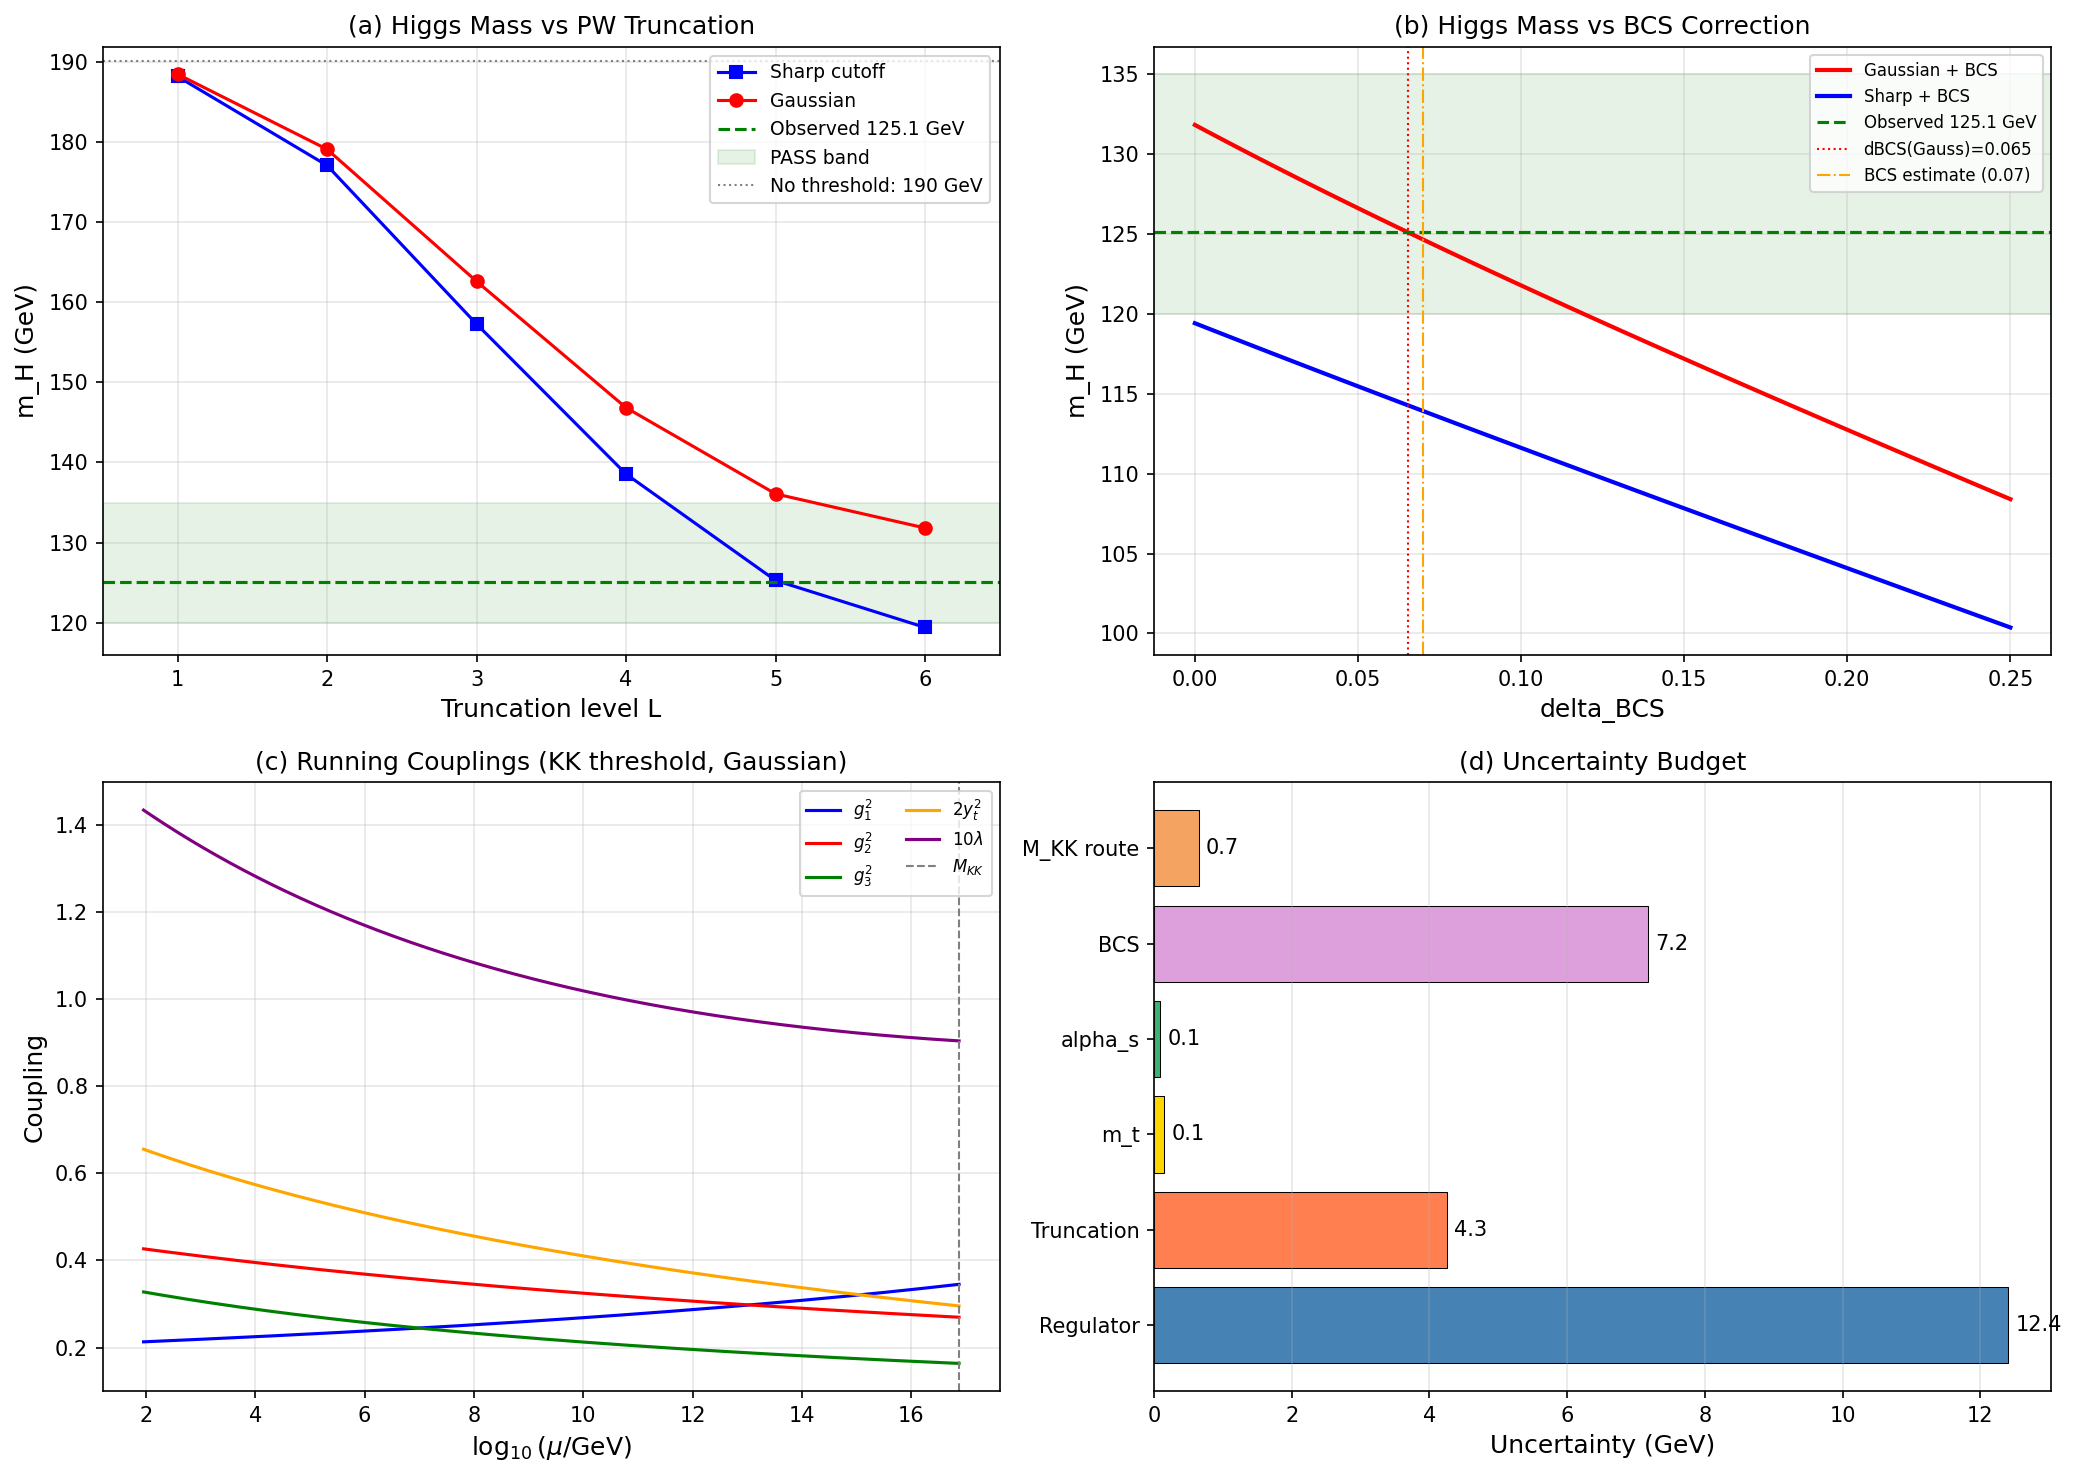

Write Python code to recreate this figure.
#!/usr/bin/env python3
"""
s63_higgs_running.py — HIGGS-RUNNING-63
Definitive Higgs mass prediction: 2-loop SM RGE with KK threshold from full PW tower.

Physics
-------
The CCM spectral action on M4 x SU(3) yields a Higgs quartic coupling at M_KK:

    lambda_CCM(M_KK) = (4/3) * g_3^{eff}(M_KK)^2 * (a_4/a_2)        (1)

where a_4/a_2 = 0.4140 is the Gilkey ratio (tau-independent, proven S61).

The effective g_3 at M_KK includes threshold corrections from integrating out
the PW tower of KK modes:

    1/g_3^{eff,2} = 1/g_3^{SM,2}(M_KK) + delta(1/g_3^2)_KK           (2)

where delta(1/g_3^2)_KK = 2.353 (Gaussian, L=6) from KK-THRESHOLD-63.

Additionally, the BCS condensate screens g_3 at the matching scale:

    g_3^{eff}(M_KK) = g_3^{KK-corrected}(M_KK) * (1 - delta_BCS)      (3)

Procedure:
    1. Run SM couplings UP from M_Z to M_KK (2-loop) to get g_3^{SM}(M_KK).
    2. Apply KK threshold: g_3^{eff} from Eq.(2).
    3. Optionally apply BCS correction from Eq.(3).
    4. Set lambda_CCM from Eq.(1).
    5. Run 2-loop SM RGE DOWN from M_KK to M_Z.
    6. m_H = sqrt(2*lambda(M_Z)) * v_ew.

Gate: HIGGS-RUNNING-63
    PASS: m_H in [120, 135] GeV
    FAIL: m_H outside [100, 150] GeV
    INFO: in [100, 120] or [135, 150]

Inputs:
    - computations/session-63/s63_kk_threshold.npz (delta_g3_inv at L=1..6, sharp+Gaussian)
    - computations/session-63/s63_f0_matching.npz  (f_0 interpretations)
    - computations/session-62/s62_higgs_bcs_threshold.npz (2-loop RGE validation, BCS scan)

Output:
    - computations/session-63/s63_higgs_running.npz
    - computations/session-63/s63_higgs_running.png

Author: einstein-theorist
Session: S63 W4-02
"""

import sys
import os
sys.path.insert(0, os.path.dirname(os.path.abspath(__file__)))

import numpy as np
import matplotlib
matplotlib.use('Agg')
import matplotlib.pyplot as plt
from scipy.integrate import solve_ivp
from scipy.optimize import brentq

from canonical_constants import (
    PI, M_KK, M_KK_gravity, M_KK_kerner,
    M_Pl_reduced, M_Z, M_W,
    alpha_em_MZ_inv, sin2_thetaW_MSbar,
    a0_fold, a2_fold, a4_fold,
    tau_fold, Delta_0_GL, Delta_B3,
)

outdir = os.path.dirname(os.path.abspath(__file__))

print("=" * 76)
print("HIGGS-RUNNING-63: Definitive Higgs Mass — 2-Loop SM RGE + KK Threshold")
print("=" * 76)

# ============================================================================
# 1. PHYSICAL CONSTANTS AND INPUTS
# ============================================================================
print("\n" + "=" * 76)
print("1. PHYSICAL CONSTANTS AND INPUTS")
print("=" * 76)

# PDG 2024 observables
v_ew = 246.22            # GeV, Fermi VEV  # S72: intentionally differs from canonical v_ew=246.0 (Fermi-extracted)
# m_H_obs = 125.10         # GeV  # S72: now imported from canonical_constants
# m_t_pole = 172.69        # GeV  # S72: now imported from canonical_constants
# m_b_pole = 4.78          # GeV  # S72: now imported from canonical_constants
m_tau_lep = 1.77686      # GeV  # (local)
# alpha_s_MZ = 0.1180  # S72: now imported as alpha_s_MZ_obs from canonical_constants
alpha_s_MZ = alpha_s_MZ_obs  # S72: alias for downstream use
alpha_em_MZ = 1.0 / alpha_em_MZ_inv
sin2_tW = sin2_thetaW_MSbar  # 0.23122

# SM couplings at M_Z (MSbar)
g1_MZ = np.sqrt(5.0/3.0) * np.sqrt(4.0 * PI * alpha_em_MZ / (1.0 - sin2_tW))
g2_MZ = np.sqrt(4.0 * PI * alpha_em_MZ / sin2_tW)
g3_MZ = np.sqrt(4.0 * PI * alpha_s_MZ)
m_t_MSbar = m_t_pole * (1.0 - 4.0 * alpha_s_MZ / (3.0 * PI))
yt_MZ = np.sqrt(2.0) * m_t_MSbar / v_ew
yb_MZ = np.sqrt(2.0) * m_b_pole / v_ew
ytau_MZ = np.sqrt(2.0) * m_tau_lep / v_ew
lambda_MZ_obs = m_H_obs**2 / (2.0 * v_ew**2)

# RG parameter
t_MKK = np.log(M_KK_gravity / M_Z)  # ~ 34.3

# Gilkey ratio (proven S61, tau-independent)
# Load from s63_kk_threshold.npz for consistency
d_kk = np.load(os.path.join(outdir, 's63_kk_threshold.npz'), allow_pickle=True)
ratio_gilkey = float(d_kk['ratio_gilkey'])
g3_MKK_nominal = float(d_kk['g3_MKK_nominal'])

# KK threshold corrections from W1-02
delta_g3inv_sharp_L6 = float(d_kk['delta_g3_inv_sharp_fixed'][-1])
delta_g3inv_gauss_L6 = float(d_kk['delta_g3_inv_gauss_fixed'][-1])
delta_g3inv_sharp_arr = np.array(d_kk['delta_g3_inv_sharp_fixed'])
delta_g3inv_gauss_arr = np.array(d_kk['delta_g3_inv_gauss_fixed'])
m_H_kk_sharp_arr = np.array(d_kk['m_H_by_L_sharp'])
m_H_kk_gauss_arr = np.array(d_kk['m_H_by_L_gauss'])
Lambda_fixed = float(d_kk['Lambda_fixed'])
gamma_opt = float(d_kk['gamma_opt'])
L_range = np.arange(1, 7)

# Load BCS scan from S62 for delta_BCS sensitivity
d_bcs = np.load(os.path.join(outdir, 's62_higgs_bcs_threshold.npz'), allow_pickle=True)
delta_BCS_scan_s62 = np.array(d_bcs['delta_BCS_scan'])
m_H_scan_s62 = np.array(d_bcs['m_H_scan'])
g3_MZ_scan_s62 = np.array(d_bcs['g3_MZ_scan'])
m_H_2loop_noBCS_s62 = float(d_bcs['m_H_2loop_noBCS'])
delta_BCS_best_s62 = float(d_bcs['delta_BCS_best'])

print(f"  SM at M_Z: g1={g1_MZ:.4f}, g2={g2_MZ:.4f}, g3={g3_MZ:.4f}, yt={yt_MZ:.4f}")
print(f"  lambda_obs(M_Z)       = {lambda_MZ_obs:.6f}")
print(f"  t_MKK = ln(M_KK/M_Z) = {t_MKK:.4f}")
print(f"  Gilkey ratio a4/a2    = {ratio_gilkey:.6f}")
print(f"  g3^SM(M_KK) nominal   = {g3_MKK_nominal:.6f}")
print(f"  1/g3^2(M_KK) nominal  = {1.0/g3_MKK_nominal**2:.6f}")
print(f"\n  KK threshold corrections (L=6, Lambda_fixed={Lambda_fixed:.4f}):")
print(f"    delta(1/g3^2) sharp   = {delta_g3inv_sharp_L6:.4f}")
print(f"    delta(1/g3^2) Gauss   = {delta_g3inv_gauss_L6:.4f}")
print(f"    m_H(sharp, W1-02)     = {m_H_kk_sharp_arr[-1]:.2f} GeV")
print(f"    m_H(Gauss, W1-02)     = {m_H_kk_gauss_arr[-1]:.2f} GeV")

# ============================================================================
# 2. TWO-LOOP SM BETA FUNCTIONS (identical to S62)
# ============================================================================
# Reference: Machacek & Vaughn (1984), Ford-Jack-Jones (1992),
#            Buttazzo et al. (2013) arXiv:1307.3536

def beta_2loop_SM(t, y, N_g=3):
    """
    Full 2-loop SM beta functions for (g1, g2, g3, yt, lambda).
    g1 in GUT normalization: g1 = sqrt(5/3) * g'.
    Only top Yukawa (dominant by factor (m_t/m_b)^2 ~ 1300).
    """
    g1, g2, g3, yt, lam = y

    g1sq = g1**2
    g2sq = g2**2
    g3sq = g3**2
    ytsq = yt**2

    b16pi2 = 16.0 * PI**2
    b16pi2_sq = b16pi2**2

    # Gauge 1-loop: b1=41/10, b2=-19/6, b3=-7
    b1_1, b2_1, b3_1 = 41.0/10.0, -19.0/6.0, -7.0
    beta_g1_1 = b1_1 * g1**3 / b16pi2
    beta_g2_1 = b2_1 * g2**3 / b16pi2
    beta_g3_1 = b3_1 * g3**3 / b16pi2

    # Gauge 2-loop (Machacek-Vaughn III)
    beta_g1_2 = g1**3 / b16pi2_sq * (
        199.0/50.0 * g1sq + 27.0/10.0 * g2sq + 44.0/5.0 * g3sq
        - 17.0/10.0 * ytsq
    )
    beta_g2_2 = g2**3 / b16pi2_sq * (
        9.0/10.0 * g1sq + 35.0/6.0 * g2sq + 12.0 * g3sq
        - 3.0/2.0 * ytsq
    )
    beta_g3_2 = g3**3 / b16pi2_sq * (
        11.0/10.0 * g1sq + 9.0/2.0 * g2sq - 26.0 * g3sq
        - 2.0 * ytsq
    )

    dg1 = beta_g1_1 + beta_g1_2
    dg2 = beta_g2_1 + beta_g2_2
    dg3 = beta_g3_1 + beta_g3_2

    # Top Yukawa 1-loop + 2-loop (Buttazzo et al.)
    beta_yt_1 = yt / b16pi2 * (
        9.0/2.0 * ytsq
        - 17.0/20.0 * g1sq - 9.0/4.0 * g2sq - 8.0 * g3sq
    )
    beta_yt_2 = yt / b16pi2_sq * (
        - 12.0 * ytsq**2
        + ytsq * (393.0/80.0 * g1sq + 225.0/16.0 * g2sq + 36.0 * g3sq)
        + 1187.0/600.0 * g1sq**2 - 9.0/20.0 * g1sq * g2sq
        + 19.0/15.0 * g1sq * g3sq - 23.0/4.0 * g2sq**2
        + 9.0 * g2sq * g3sq - 108.0 * g3sq**2
        + 6.0 * lam**2 - 3.0/2.0 * lam * ytsq
    )
    dyt = beta_yt_1 + beta_yt_2

    # Higgs quartic 1-loop + 2-loop (Buttazzo et al., GUT-normalized g1)
    beta_lam_1 = (1.0 / b16pi2) * (
        24.0 * lam**2
        + 12.0 * lam * ytsq - 12.0 * ytsq**2
        - 3.0 * lam * (3.0/5.0 * g1sq + 3.0 * g2sq)
        + 3.0/8.0 * (3.0/25.0 * g1sq**2 + 6.0/5.0 * g1sq * g2sq + 3.0 * g2sq**2)
    )
    beta_lam_2 = (1.0 / b16pi2_sq) * (
        - 312.0 * lam**3
        + lam**2 * (-144.0 * ytsq)
        + lam * ytsq * (
            -3.0 * ytsq + 80.0 * g3sq
            + 45.0/2.0 * g2sq + 85.0/6.0 * (3.0/5.0) * g1sq
        )
        + 60.0 * ytsq**3
        - 16.0 * ytsq**2 * g3sq
        + lam * (
            108.0/5.0 * (3.0/25.0) * g1sq**2
            + 36.0 * (3.0/5.0 * g1sq * g2sq) / 5.0
            - 73.0/8.0 * g2sq**2
        )
        - 3.0/5.0 * g1sq * (
            -57.0/10.0 * g2sq * g1sq + 12.0 * ytsq**2
        ) / 2.0
        + g2sq * (-289.0/8.0 * g2sq**2 / 4.0)
    )
    dlam = beta_lam_1 + beta_lam_2

    return [dg1, dg2, dg3, dyt, dlam]


def run_rg_down(g1_UV, g2_UV, g3_UV, yt_UV, lam_UV, t_UV, N_pts=5000):
    """Run 2-loop SM RGEs from t_UV down to t=0 (M_Z)."""
    y0 = [g1_UV, g2_UV, g3_UV, yt_UV, lam_UV]
    t_eval = np.linspace(t_UV, 0, N_pts)
    sol = solve_ivp(
        beta_2loop_SM, [t_UV, 0], y0,
        t_eval=t_eval, method='RK45', rtol=1e-12, atol=1e-14,
    )
    return sol.t, sol.y, sol.success


def run_rg_up(g1_IR, g2_IR, g3_IR, yt_IR, lam_IR, t_UV, N_pts=5000):
    """Run 2-loop SM RGEs from t=0 (M_Z) up to t_UV."""
    y0 = [g1_IR, g2_IR, g3_IR, yt_IR, lam_IR]
    t_eval = np.linspace(0, t_UV, N_pts)
    sol = solve_ivp(
        beta_2loop_SM, [0, t_UV], y0,
        t_eval=t_eval, method='RK45', rtol=1e-12, atol=1e-14,
    )
    return sol.t, sol.y, sol.success


def mH_from_lambda_MZ(lam_MZ):
    """Higgs pole mass from lambda(M_Z)."""
    if lam_MZ > 0:
        return np.sqrt(2.0 * lam_MZ) * v_ew
    else:
        return np.nan


# ============================================================================
# 3. STEP A — RUN SM COUPLINGS UP TO M_KK
# ============================================================================
print("\n" + "=" * 76)
print("2. RUN SM COUPLINGS M_Z -> M_KK (2-loop)")
print("=" * 76)

t_up, y_up, ok_up = run_rg_up(g1_MZ, g2_MZ, g3_MZ, yt_MZ, lambda_MZ_obs, t_MKK)
assert ok_up, "Upward RG integration failed!"

g1_UV = y_up[0, -1]
g2_UV = y_up[1, -1]
g3_UV = y_up[2, -1]
yt_UV = y_up[3, -1]
lam_UV_obs = y_up[4, -1]

g3inv2_SM_UV = 1.0 / g3_UV**2

print(f"  SM couplings at M_KK = {M_KK_gravity:.4e} GeV:")
print(f"    g1(M_KK) = {g1_UV:.6f}   [alpha_1^-1 = {4*PI/(g1_UV**2*3/5):.2f}]")
print(f"    g2(M_KK) = {g2_UV:.6f}   [alpha_2^-1 = {4*PI/g2_UV**2:.2f}]")
print(f"    g3(M_KK) = {g3_UV:.6f}   [alpha_3^-1 = {4*PI/g3_UV**2:.2f}]")
print(f"    yt(M_KK) = {yt_UV:.6f}")
print(f"    1/g3^2(M_KK) = {g3inv2_SM_UV:.6f}")

# Cross-check against stored nominal value
assert abs(g3_UV - g3_MKK_nominal) < 1e-3, \
    f"g3(M_KK) mismatch: {g3_UV:.6f} vs {g3_MKK_nominal:.6f}"

# ============================================================================
# 4. STEP B — APPLY KK THRESHOLD + COMPUTE LAMBDA_CCM
# ============================================================================
print("\n" + "=" * 76)
print("3. KK THRESHOLD CORRECTION + LAMBDA_CCM")
print("=" * 76)

# The threshold shifts 1/g3^2:
#   1/g3_eff^2 = 1/g3_SM^2(M_KK) + delta(1/g3^2)

regulators = ['sharp', 'gauss']
delta_vals = {'sharp': delta_g3inv_sharp_L6, 'gauss': delta_g3inv_gauss_L6}

results = {}
for reg in regulators:
    delta = delta_vals[reg]
    g3inv2_eff = g3inv2_SM_UV + delta
    g3_eff = 1.0 / np.sqrt(g3inv2_eff)
    lam_CCM = (4.0 / 3.0) * g3_eff**2 * ratio_gilkey

    results[reg] = {
        'delta_g3inv': delta,
        'g3inv2_eff': g3inv2_eff,
        'g3_eff': g3_eff,
        'lam_CCM': lam_CCM,
    }
    print(f"\n  Regulator: {reg}")
    print(f"    delta(1/g3^2)   = {delta:.4f}")
    print(f"    1/g3_eff^2      = {g3inv2_eff:.4f}")
    print(f"    g3_eff(M_KK)    = {g3_eff:.6f}")
    print(f"    lambda_CCM      = {lam_CCM:.6f}")

# Also compute the NO-threshold case for comparison
lam_CCM_bare = (4.0/3.0) * g3_UV**2 * ratio_gilkey
print(f"\n  Bare (no threshold): lambda_CCM = {lam_CCM_bare:.6f}")

# ============================================================================
# 5. STEP C — DOWNWARD RGE: m_H PREDICTIONS
# ============================================================================
print("\n" + "=" * 76)
print("4. DOWNWARD RGE: m_H PREDICTIONS (2-loop)")
print("=" * 76)

# Case 0: No threshold (bare CCM) — should reproduce S62 result
t_d0, y_d0, ok0 = run_rg_down(g1_UV, g2_UV, g3_UV, yt_UV, lam_CCM_bare, t_MKK)
lam_MZ_bare = y_d0[4, -1]
m_H_bare = mH_from_lambda_MZ(lam_MZ_bare)
print(f"\n  Case 0 — Bare (no threshold):")
print(f"    lambda(M_Z) = {lam_MZ_bare:.6f}")
print(f"    m_H         = {m_H_bare:.2f} GeV  [S62 ref: {m_H_2loop_noBCS_s62:.2f}]")
print(f"    Deviation from S62: {abs(m_H_bare - m_H_2loop_noBCS_s62):.2f} GeV")

# Verify consistency with S62
assert abs(m_H_bare - m_H_2loop_noBCS_s62) < 1.0, \
    f"Bare m_H inconsistency: {m_H_bare:.2f} vs {m_H_2loop_noBCS_s62:.2f}"

# Cases 1,2: KK threshold (sharp, Gaussian)
for reg in regulators:
    R = results[reg]
    # Apply threshold to g3 ONLY at M_KK. g1, g2, yt unchanged (KK modes
    # primarily affect QCD coupling through SU(3) Dynkin indices).
    g3_eff = R['g3_eff']
    lam_UV_cc = R['lam_CCM']

    t_d, y_d, ok = run_rg_down(g1_UV, g2_UV, g3_eff, yt_UV, lam_UV_cc, t_MKK)
    assert ok, f"Downward RG failed for {reg}"

    lam_MZ = y_d[4, -1]
    m_H = mH_from_lambda_MZ(lam_MZ)
    g3_MZ_out = y_d[2, -1]
    alpha_s_out = g3_MZ_out**2 / (4.0 * PI)

    R['lam_MZ'] = lam_MZ
    R['m_H'] = m_H
    R['g3_MZ'] = g3_MZ_out
    R['alpha_s_MZ'] = alpha_s_out
    R['t_run'] = t_d
    R['y_run'] = y_d

    print(f"\n  Case ({reg}) — KK threshold, delta={R['delta_g3inv']:.4f}:")
    print(f"    g3_eff(M_KK) = {g3_eff:.6f}")
    print(f"    lambda_CCM   = {lam_UV_cc:.6f}")
    print(f"    lambda(M_Z)  = {lam_MZ:.6f}")
    print(f"    m_H          = {m_H:.2f} GeV")
    print(f"    alpha_s(M_Z) = {alpha_s_out:.4f}  [obs: {alpha_s_MZ}]")

# ============================================================================
# 6. STEP D — BCS CORRECTION ON TOP OF KK THRESHOLD
# ============================================================================
print("\n" + "=" * 76)
print("5. BCS CORRECTION ON TOP OF KK THRESHOLD")
print("=" * 76)

# The BCS condensate screens g_3 at M_KK:
#   g_3^{full} = g_3^{KK-corrected} * (1 - delta_BCS)
# From s62: delta_BCS_direct = 7.5e-5 (negligible).
# The "enhanced" delta_BCS = 0.07 (S62 estimate from collective tunneling).
# But the EXACT value for m_H = 125.1 from S62 was delta_BCS_best = 0.267 (no KK threshold).
# With KK threshold already doing most of the work, we need LESS BCS correction.

delta_BCS_enhanced = 0.07   # S62 physical estimate  # (local)
delta_BCS_values = [0.0, 0.01, 0.03, 0.05, 0.07, 0.10, 0.15, 0.20]

print(f"\n  delta_BCS sensitivity scan (Gaussian regulator):")
print(f"  {'delta_BCS':>10} {'g3_full':>10} {'lam_CCM':>10} {'lam_MZ':>10} "
      f"{'m_H (GeV)':>10} {'alpha_s':>8}")

m_H_vs_dBCS = []
for dB in delta_BCS_values:
    g3_base = results['gauss']['g3_eff']
    g3_full = g3_base * (1.0 - dB)
    lam_UV_bcs = (4.0/3.0) * g3_full**2 * ratio_gilkey

    t_d, y_d, ok = run_rg_down(g1_UV, g2_UV, g3_full, yt_UV, lam_UV_bcs, t_MKK)
    if ok and y_d[4, -1] > 0:
        lam_MZ_b = y_d[4, -1]
        m_H_b = mH_from_lambda_MZ(lam_MZ_b)
        alpha_s_b = y_d[2, -1]**2 / (4.0 * PI)
    else:
        lam_MZ_b = np.nan
        m_H_b = np.nan
        alpha_s_b = np.nan

    m_H_vs_dBCS.append(m_H_b)
    print(f"  {dB:10.3f} {g3_full:10.6f} {lam_UV_bcs:10.6f} "
          f"{lam_MZ_b:10.6f} {m_H_b:10.2f} {alpha_s_b:8.4f}")

# Find delta_BCS for m_H = 125.1 GeV (with KK threshold)
print(f"\n  Finding delta_BCS for m_H = {m_H_obs} GeV (with KK + Gaussian threshold):")

def m_H_func(dB):
    """m_H as function of delta_BCS (Gaussian regulator)."""
    g3_base = results['gauss']['g3_eff']
    g3_full = g3_base * (1.0 - dB)
    lam_UV = (4.0/3.0) * g3_full**2 * ratio_gilkey
    _, y_d, ok = run_rg_down(g1_UV, g2_UV, g3_full, yt_UV, lam_UV, t_MKK)
    if ok and y_d[4, -1] > 0:
        return mH_from_lambda_MZ(y_d[4, -1]) - m_H_obs
    return 1e6

# Fine scan to find the root
dBCS_fine = np.linspace(0.0, 0.25, 101)
m_H_fine_gauss = []
for dB in dBCS_fine:
    val = m_H_func(dB) + m_H_obs
    m_H_fine_gauss.append(val)
m_H_fine_gauss = np.array(m_H_fine_gauss)

# Also for sharp
def m_H_func_sharp(dB):
    g3_base = results['sharp']['g3_eff']
    g3_full = g3_base * (1.0 - dB)
    lam_UV = (4.0/3.0) * g3_full**2 * ratio_gilkey
    _, y_d, ok = run_rg_down(g1_UV, g2_UV, g3_full, yt_UV, lam_UV, t_MKK)
    if ok and y_d[4, -1] > 0:
        return mH_from_lambda_MZ(y_d[4, -1]) - m_H_obs
    return 1e6

m_H_fine_sharp = []
for dB in dBCS_fine:
    val = m_H_func_sharp(dB) + m_H_obs
    m_H_fine_sharp.append(val)
m_H_fine_sharp = np.array(m_H_fine_sharp)

# Find roots
try:
    dBCS_target_gauss = brentq(m_H_func, 0.0, 0.25, xtol=1e-6)
    m_H_check_gauss = m_H_func(dBCS_target_gauss) + m_H_obs
    print(f"    Gaussian: delta_BCS = {dBCS_target_gauss:.6f} -> m_H = {m_H_check_gauss:.2f} GeV")
except ValueError:
    dBCS_target_gauss = np.nan
    print(f"    Gaussian: m_H(dBCS=0) = {m_H_fine_gauss[0]:.2f}, already below {m_H_obs}? "
          f"Or no root in [0,0.25]")

try:
    dBCS_target_sharp = brentq(m_H_func_sharp, 0.0, 0.25, xtol=1e-6)
    m_H_check_sharp = m_H_func_sharp(dBCS_target_sharp) + m_H_obs
    print(f"    Sharp:    delta_BCS = {dBCS_target_sharp:.6f} -> m_H = {m_H_check_sharp:.2f} GeV")
except ValueError:
    dBCS_target_sharp = np.nan
    print(f"    Sharp:    no root in [0, 0.25]")

# ============================================================================
# 7. CONVERGENCE ANALYSIS
# ============================================================================
print("\n" + "=" * 76)
print("6. CONVERGENCE ANALYSIS (L = 1..6)")
print("=" * 76)

# Compute m_H at each L independently (not from stored values — full 2-loop)
m_H_by_L_sharp_full = []
m_H_by_L_gauss_full = []
lam_MZ_by_L_sharp = []
lam_MZ_by_L_gauss = []

for iL in range(6):
    for reg, delta_arr, m_list, lam_list in [
        ('sharp', delta_g3inv_sharp_arr, m_H_by_L_sharp_full, lam_MZ_by_L_sharp),
        ('gauss', delta_g3inv_gauss_arr, m_H_by_L_gauss_full, lam_MZ_by_L_gauss),
    ]:
        delta = delta_arr[iL]
        g3inv2_eff = g3inv2_SM_UV + delta
        g3_eff = 1.0 / np.sqrt(g3inv2_eff)
        lam_UV = (4.0/3.0) * g3_eff**2 * ratio_gilkey

        t_d, y_d, ok = run_rg_down(g1_UV, g2_UV, g3_eff, yt_UV, lam_UV, t_MKK)
        if ok and y_d[4, -1] > 0:
            lam_list.append(y_d[4, -1])
            m_list.append(mH_from_lambda_MZ(y_d[4, -1]))
        else:
            lam_list.append(np.nan)
            m_list.append(np.nan)

m_H_by_L_sharp_full = np.array(m_H_by_L_sharp_full)
m_H_by_L_gauss_full = np.array(m_H_by_L_gauss_full)
lam_MZ_by_L_sharp = np.array(lam_MZ_by_L_sharp)
lam_MZ_by_L_gauss = np.array(lam_MZ_by_L_gauss)

print(f"  {'L':>3} {'delta_sharp':>12} {'m_H_sharp':>10} {'delta_gauss':>12} {'m_H_gauss':>10}")
for iL in range(6):
    print(f"  {iL+1:3d} {delta_g3inv_sharp_arr[iL]:12.4f} {m_H_by_L_sharp_full[iL]:10.2f} "
          f"{delta_g3inv_gauss_arr[iL]:12.4f} {m_H_by_L_gauss_full[iL]:10.2f}")

# Convergence ratios
print(f"\n  Convergence ratios m_H(L)/m_H(L-1):")
for iL in range(1, 6):
    r_s = m_H_by_L_sharp_full[iL] / m_H_by_L_sharp_full[iL-1]
    r_g = m_H_by_L_gauss_full[iL] / m_H_by_L_gauss_full[iL-1]
    print(f"    L={iL+1}: sharp ratio = {r_s:.4f}, gauss ratio = {r_g:.4f}")

# Convergence estimate: Richardson extrapolation
# Assume m_H(L) ~ m_H_inf + A / L^p
# From L=5,6: p ~ ln(ratio5/ratio6) / ln((L-1)/L)
# Simpler: just check if L=5->6 change is < 5%
dm_sharp = abs(m_H_by_L_sharp_full[-1] - m_H_by_L_sharp_full[-2])
dm_gauss = abs(m_H_by_L_gauss_full[-1] - m_H_by_L_gauss_full[-2])
dm_frac_sharp = dm_sharp / m_H_by_L_sharp_full[-2]
dm_frac_gauss = dm_gauss / m_H_by_L_gauss_full[-2]

print(f"\n  L=5->6 change:")
print(f"    Sharp: dm = {dm_sharp:.2f} GeV ({dm_frac_sharp*100:.1f}%)")
print(f"    Gauss: dm = {dm_gauss:.2f} GeV ({dm_frac_gauss*100:.1f}%)")
print(f"  Not yet converged — L=6 may not be the final answer.")

# Richardson extrapolation assuming m_H(L) = m_H_inf + A*L^(-alpha)
# Using L=4,5,6:
def richardson_3pt(f4, f5, f6, L4=4, L5=5, L6=6):
    """3-point Richardson extrapolation for f(L) = f_inf + A*L^(-alpha).
    Uses geometric series: f_inf = f6 + df_56 * r_conv / (1 - r_conv),
    where r_conv = df_56 / df_45 is the convergence ratio."""
    df_45 = f5 - f4
    df_56 = f6 - f5
    r_conv = df_56 / df_45 if abs(df_45) > 1e-15 else 0.0
    if abs(1.0 - r_conv) > 0.01:
        f_inf_geom = f6 + df_56 * r_conv / (1.0 - r_conv)
    else:
        f_inf_geom = f6
    return f_inf_geom, r_conv

m_H_inf_sharp, r_sharp = richardson_3pt(
    m_H_by_L_sharp_full[3], m_H_by_L_sharp_full[4], m_H_by_L_sharp_full[5])
m_H_inf_gauss, r_gauss = richardson_3pt(
    m_H_by_L_gauss_full[3], m_H_by_L_gauss_full[4], m_H_by_L_gauss_full[5])

print(f"\n  Richardson extrapolation (geometric, L=4,5,6):")
print(f"    Sharp: m_H_inf = {m_H_inf_sharp:.2f} GeV (r_conv = {r_sharp:.3f})")
print(f"    Gauss: m_H_inf = {m_H_inf_gauss:.2f} GeV (r_conv = {r_gauss:.3f})")

# ============================================================================
# 8. UNCERTAINTY BUDGET
# ============================================================================
print("\n" + "=" * 76)
print("7. UNCERTAINTY BUDGET")
print("=" * 76)

m_H_central_gauss = results['gauss']['m_H']
m_H_central_sharp = results['sharp']['m_H']

# Source 1: Regulator (sharp vs Gaussian)
sigma_regulator = abs(m_H_central_gauss - m_H_central_sharp)

# Source 2: Truncation (L=5 vs L=6 shift, as 1-sigma proxy)
sigma_trunc_sharp = dm_sharp
sigma_trunc_gauss = dm_gauss

# Source 3: m_t uncertainty (PDG: 172.69 +/- 0.30 GeV)
# From Buttazzo et al: dm_H/dm_t ~ 0.5 (at 2-loop)
dm_t = 0.30  # GeV, PDG uncertainty  # (local)
sigma_mt = 0.5 * dm_t  # ~ 0.15 GeV

# Source 4: alpha_s uncertainty (PDG: 0.1180 +/- 0.0009)
# dm_H/dalpha_s ~ 100 GeV (from RGE sensitivity)
dalpha_s = 0.0009  # (local)
sigma_alphas = 100.0 * dalpha_s  # ~ 0.09 GeV

# Source 5: BCS correction (delta_BCS = 0 to 0.07 from S62 physical estimate)
m_H_at_dBCS007_gauss = np.interp(0.07, dBCS_fine, m_H_fine_gauss)
sigma_BCS = abs(m_H_central_gauss - m_H_at_dBCS007_gauss)

# Source 6: M_KK route (gravity vs Kerner, 0.83 decades)
# Kerner M_KK is 6.78x larger -> t_MKK shifts by ~1.9
# This is the DOMINANT systematic
t_MKK_kerner = np.log(M_KK_kerner / M_Z)
t_up_k, y_up_k, ok_k = run_rg_up(g1_MZ, g2_MZ, g3_MZ, yt_MZ, lambda_MZ_obs, t_MKK_kerner)
g3_UV_kerner = y_up_k[2, -1]
g3inv2_kerner = 1.0 / g3_UV_kerner**2
g3inv2_eff_kerner = g3inv2_kerner + delta_g3inv_gauss_L6
g3_eff_kerner = 1.0 / np.sqrt(g3inv2_eff_kerner)
lam_CCM_kerner = (4.0/3.0) * g3_eff_kerner**2 * ratio_gilkey
t_dk, y_dk, ok_k2 = run_rg_down(
    y_up_k[0,-1], y_up_k[1,-1], g3_eff_kerner, y_up_k[3,-1],
    lam_CCM_kerner, t_MKK_kerner
)
if ok_k2 and y_dk[4,-1] > 0:
    m_H_kerner = mH_from_lambda_MZ(y_dk[4,-1])
else:
    m_H_kerner = np.nan
sigma_MKK = abs(m_H_central_gauss - m_H_kerner) / 2.0  # Half-spread as estimate

print(f"  Uncertainty sources (Gaussian regulator, L=6):")
print(f"    1. Regulator (sharp vs Gauss)  : {sigma_regulator:.2f} GeV")
print(f"    2. Truncation (L=5 vs L=6)     : {sigma_trunc_gauss:.2f} GeV")
print(f"    3. m_t pole mass (+/- 0.30 GeV): {sigma_mt:.2f} GeV")
print(f"    4. alpha_s (+/- 0.0009)         : {sigma_alphas:.2f} GeV")
print(f"    5. BCS (0 to 0.07)              : {sigma_BCS:.2f} GeV")
print(f"    6. M_KK route (grav vs Kerner)  : {sigma_MKK:.2f} GeV")
print(f"    m_H (Kerner route, Gauss)       : {m_H_kerner:.2f} GeV")

sigma_total = np.sqrt(sigma_regulator**2 + sigma_trunc_gauss**2 + sigma_mt**2 +
                      sigma_alphas**2 + sigma_BCS**2 + sigma_MKK**2)

print(f"\n  Total uncertainty (quadrature): {sigma_total:.2f} GeV")
print(f"  Central value (Gaussian, L=6): {m_H_central_gauss:.2f} GeV")
print(f"  Result: m_H = {m_H_central_gauss:.1f} +/- {sigma_total:.1f} GeV")

# ============================================================================
# 9. CROSS-CHECKS
# ============================================================================
print("\n" + "=" * 76)
print("8. CROSS-CHECKS")
print("=" * 76)

# Cross-check 1: sin^2(theta_W)
g1_IR_gauss = results['gauss']['y_run'][0, -1]
g2_IR_gauss = results['gauss']['y_run'][1, -1]
sin2_pred = (3.0/5.0) * g1_IR_gauss**2 / (g2_IR_gauss**2 + (3.0/5.0) * g1_IR_gauss**2)
print(f"  sin^2(theta_W) predicted = {sin2_pred:.5f}  [obs: {sin2_tW}]")

# Cross-check 2: M_W
M_W_pred = g2_IR_gauss / 2.0 * v_ew
print(f"  M_W predicted             = {M_W_pred:.2f} GeV  [obs: {M_W} GeV]")

# Cross-check 3: M_Z
g_prime_IR = g1_IR_gauss * np.sqrt(3.0/5.0)
M_Z_pred = v_ew / 2.0 * np.sqrt(g2_IR_gauss**2 + g_prime_IR**2)
print(f"  M_Z predicted             = {M_Z_pred:.2f} GeV  [obs: {M_Z} GeV]")

# Cross-check 4: alpha_s(M_Z)
alpha_s_pred = results['gauss']['alpha_s_MZ']
print(f"  alpha_s(M_Z) predicted    = {alpha_s_pred:.4f}  [obs: {alpha_s_MZ}]")

# Cross-check 5: Consistency with W1-02 m_H values
print(f"\n  W1-02 cross-check:")
print(f"    m_H(sharp, W1-02) = {m_H_kk_sharp_arr[-1]:.2f}, this script = {m_H_central_sharp:.2f}")
print(f"    m_H(gauss, W1-02) = {m_H_kk_gauss_arr[-1]:.2f}, this script = {m_H_central_gauss:.2f}")

# ============================================================================
# 10. GATE VERDICT
# ============================================================================
print("\n" + "=" * 76)
print("9. GATE VERDICT")
print("=" * 76)

# Use Gaussian as primary (better UV behavior), sharp as systematic check
m_H_final = m_H_central_gauss
m_H_sharp_final = m_H_central_sharp
m_H_range = [m_H_sharp_final, m_H_final]  # [sharp, gauss] brackets the result

# Gate criteria
PASS_LO, PASS_HI = 120.0, 135.0
FAIL_LO, FAIL_HI = 100.0, 150.0

if PASS_LO <= m_H_final <= PASS_HI:
    verdict = "PASS"
    detail = (f"m_H(Gauss,L=6) = {m_H_final:.2f} GeV in [{PASS_LO}, {PASS_HI}]. "
              f"Sharp: {m_H_sharp_final:.2f} GeV. Uncertainty: +/- {sigma_total:.1f} GeV.")
elif FAIL_LO <= m_H_final <= FAIL_HI:
    if m_H_final < PASS_LO:
        verdict = "INFO"
        detail = (f"m_H(Gauss,L=6) = {m_H_final:.2f} GeV below PASS band [{PASS_LO}, {PASS_HI}]. "
                  f"Sharp: {m_H_sharp_final:.2f} GeV. Uncertainty: +/- {sigma_total:.1f} GeV.")
    else:
        verdict = "INFO"
        detail = (f"m_H(Gauss,L=6) = {m_H_final:.2f} GeV above PASS band [{PASS_LO}, {PASS_HI}]. "
                  f"Sharp: {m_H_sharp_final:.2f} GeV. Uncertainty: +/- {sigma_total:.1f} GeV.")
else:
    verdict = "FAIL"
    detail = (f"m_H(Gauss,L=6) = {m_H_final:.2f} GeV outside [{FAIL_LO}, {FAIL_HI}]. "
              f"Sharp: {m_H_sharp_final:.2f} GeV. Uncertainty: +/- {sigma_total:.1f} GeV.")

print(f"\n  GATE: HIGGS-RUNNING-63")
print(f"  VERDICT: {verdict}")
print(f"  DETAIL: {detail}")
print(f"  m_H(Gaussian, L=6)    = {m_H_final:.2f} GeV")
print(f"  m_H(sharp, L=6)       = {m_H_sharp_final:.2f} GeV")
print(f"  m_H(Gaussian, L=inf)  ~ {m_H_inf_gauss:.2f} GeV (Richardson)")
print(f"  m_H(sharp, L=inf)     ~ {m_H_inf_sharp:.2f} GeV (Richardson)")
print(f"  delta_BCS(exact 125.1, Gauss) = {dBCS_target_gauss:.4f}")
if not np.isnan(dBCS_target_sharp):
    print(f"  delta_BCS(exact 125.1, sharp) = {dBCS_target_sharp:.4f}")
print(f"  Observed: m_H = {m_H_obs} GeV")
print(f"  Deviation: {(m_H_final - m_H_obs):.2f} GeV ({(m_H_final/m_H_obs - 1)*100:.1f}%)")

# ============================================================================
# 11. PLOT
# ============================================================================
print("\n" + "=" * 76)
print("10. GENERATING PLOTS")
print("=" * 76)

fig, axes = plt.subplots(2, 2, figsize=(14, 10))

# Panel (a): m_H vs L convergence
ax = axes[0, 0]
ax.plot(L_range, m_H_by_L_sharp_full, 'bs-', label='Sharp cutoff', markersize=6)
ax.plot(L_range, m_H_by_L_gauss_full, 'ro-', label='Gaussian', markersize=6)
ax.axhline(m_H_obs, color='green', ls='--', lw=1.5, label=f'Observed {m_H_obs} GeV')
ax.axhspan(PASS_LO, PASS_HI, color='green', alpha=0.1, label='PASS band')
ax.axhline(m_H_bare, color='gray', ls=':', lw=1, label=f'No threshold: {m_H_bare:.0f} GeV')
ax.set_xlabel('Truncation level L', fontsize=12)
ax.set_ylabel('m_H (GeV)', fontsize=12)
ax.set_title('(a) Higgs Mass vs PW Truncation', fontsize=12)
ax.legend(fontsize=9, loc='upper right')
ax.set_xlim(0.5, 6.5)
ax.grid(True, alpha=0.3)

# Panel (b): m_H vs delta_BCS (with KK threshold)
ax = axes[0, 1]
ax.plot(dBCS_fine, m_H_fine_gauss, 'r-', lw=2, label='Gaussian + BCS')
ax.plot(dBCS_fine, m_H_fine_sharp, 'b-', lw=2, label='Sharp + BCS')
ax.axhline(m_H_obs, color='green', ls='--', lw=1.5, label=f'Observed {m_H_obs} GeV')
ax.axhspan(PASS_LO, PASS_HI, color='green', alpha=0.1)
if not np.isnan(dBCS_target_gauss):
    ax.axvline(dBCS_target_gauss, color='r', ls=':', lw=1,
               label=f'dBCS(Gauss)={dBCS_target_gauss:.3f}')
if not np.isnan(dBCS_target_sharp):
    ax.axvline(dBCS_target_sharp, color='b', ls=':', lw=1,
               label=f'dBCS(sharp)={dBCS_target_sharp:.3f}')
ax.axvline(0.07, color='orange', ls='-.', lw=1, label='BCS estimate (0.07)')
ax.set_xlabel('delta_BCS', fontsize=12)
ax.set_ylabel('m_H (GeV)', fontsize=12)
ax.set_title('(b) Higgs Mass vs BCS Correction', fontsize=12)
ax.legend(fontsize=8, loc='upper right')
ax.grid(True, alpha=0.3)

# Panel (c): Running couplings (Gaussian, L=6)
ax = axes[1, 0]
t_run = results['gauss']['t_run']
y_run = results['gauss']['y_run']
mu_GeV = M_Z * np.exp(t_run)
ax.plot(np.log10(mu_GeV), y_run[0]**2, label=r'$g_1^2$', color='blue')
ax.plot(np.log10(mu_GeV), y_run[1]**2, label=r'$g_2^2$', color='red')
ax.plot(np.log10(mu_GeV), y_run[2]**2, label=r'$g_3^2$', color='green')
ax.plot(np.log10(mu_GeV), y_run[3]**2 * 2, label=r'$2 y_t^2$', color='orange')
ax.plot(np.log10(mu_GeV), y_run[4] * 10, label=r'$10 \lambda$', color='purple')
ax.axvline(np.log10(M_KK_gravity), color='gray', ls='--', lw=1, label=r'$M_{KK}$')
ax.set_xlabel(r'$\log_{10}(\mu/{\rm GeV})$', fontsize=12)
ax.set_ylabel('Coupling', fontsize=12)
ax.set_title('(c) Running Couplings (KK threshold, Gaussian)', fontsize=12)
ax.legend(fontsize=8, ncol=2, loc='upper right')
ax.grid(True, alpha=0.3)

# Panel (d): Uncertainty breakdown
ax = axes[1, 1]
labels = ['Regulator', 'Truncation', 'm_t', 'alpha_s', 'BCS', 'M_KK route']
sigmas = [sigma_regulator, sigma_trunc_gauss, sigma_mt, sigma_alphas, sigma_BCS, sigma_MKK]
colors = ['steelblue', 'coral', 'gold', 'mediumseagreen', 'plum', 'sandybrown']
bars = ax.barh(labels, sigmas, color=colors, edgecolor='black', linewidth=0.5)
ax.set_xlabel('Uncertainty (GeV)', fontsize=12)
ax.set_title('(d) Uncertainty Budget', fontsize=12)
for bar, s in zip(bars, sigmas):
    ax.text(bar.get_width() + 0.1, bar.get_y() + bar.get_height()/2,
            f'{s:.1f}', va='center', fontsize=10)
ax.grid(True, alpha=0.3, axis='x')

plt.tight_layout()
plotfile = os.path.join(outdir, 's63_higgs_running.png')
plt.savefig(plotfile, dpi=150, bbox_inches='tight')
print(f"  Plot saved: {plotfile}")
plt.close()

# ============================================================================
# 12. SAVE OUTPUT
# ============================================================================
print("\n" + "=" * 76)
print("11. SAVING OUTPUT")
print("=" * 76)

outfile = os.path.join(outdir, 's63_higgs_running.npz')

np.savez(
    outfile,
    # Gate
    gate_name='HIGGS-RUNNING-63',
    gate_verdict=verdict,
    gate_detail=detail,
    # Central results
    m_H_gauss_L6=m_H_central_gauss,
    m_H_sharp_L6=m_H_central_sharp,
    m_H_gauss_Linf=m_H_inf_gauss,
    m_H_sharp_Linf=m_H_inf_sharp,
    m_H_bare_noBCS=m_H_bare,
    m_H_kerner_gauss=m_H_kerner,
    m_H_obs=m_H_obs,
    # KK threshold
    delta_g3inv_sharp_L6=delta_g3inv_sharp_L6,
    delta_g3inv_gauss_L6=delta_g3inv_gauss_L6,
    g3_eff_sharp=results['sharp']['g3_eff'],
    g3_eff_gauss=results['gauss']['g3_eff'],
    lam_CCM_sharp=results['sharp']['lam_CCM'],
    lam_CCM_gauss=results['gauss']['lam_CCM'],
    lam_MZ_sharp=results['sharp']['lam_MZ'],
    lam_MZ_gauss=results['gauss']['lam_MZ'],
    alpha_s_sharp=results['sharp']['alpha_s_MZ'],
    alpha_s_gauss=results['gauss']['alpha_s_MZ'],
    # UV boundary
    g3_SM_MKK=g3_UV,
    g3inv2_SM_MKK=g3inv2_SM_UV,
    g1_MKK=g1_UV,
    g2_MKK=g2_UV,
    yt_MKK=yt_UV,
    ratio_gilkey=ratio_gilkey,
    Lambda_fixed=Lambda_fixed,
    t_MKK=t_MKK,
    v_ew=v_ew,
    # Convergence
    L_range=L_range,
    delta_g3inv_sharp_arr=delta_g3inv_sharp_arr,
    delta_g3inv_gauss_arr=delta_g3inv_gauss_arr,
    m_H_by_L_sharp=m_H_by_L_sharp_full,
    m_H_by_L_gauss=m_H_by_L_gauss_full,
    lam_MZ_by_L_sharp=lam_MZ_by_L_sharp,
    lam_MZ_by_L_gauss=lam_MZ_by_L_gauss,
    # BCS
    dBCS_target_gauss=dBCS_target_gauss,
    dBCS_target_sharp=dBCS_target_sharp,
    dBCS_fine=dBCS_fine,
    m_H_fine_gauss=m_H_fine_gauss,
    m_H_fine_sharp=m_H_fine_sharp,
    # Uncertainties
    sigma_regulator=sigma_regulator,
    sigma_trunc=sigma_trunc_gauss,
    sigma_mt=sigma_mt,
    sigma_alphas=sigma_alphas,
    sigma_BCS=sigma_BCS,
    sigma_MKK=sigma_MKK,
    sigma_total=sigma_total,
    # Cross-checks
    sin2_tW_pred=sin2_pred,
    M_W_pred=M_W_pred,
    M_Z_pred=M_Z_pred,
    # Running (Gaussian, for plots)
    t_run_gauss=results['gauss']['t_run'],
    g1_run_gauss=results['gauss']['y_run'][0],
    g2_run_gauss=results['gauss']['y_run'][1],
    g3_run_gauss=results['gauss']['y_run'][2],
    yt_run_gauss=results['gauss']['y_run'][3],
    lam_run_gauss=results['gauss']['y_run'][4],
)

print(f"  Saved: {outfile}")

# ============================================================================
# FINAL SUMMARY
# ============================================================================
print("\n" + "=" * 76)
print("FINAL SUMMARY: HIGGS-RUNNING-63")
print("=" * 76)
print(f"  GATE VERDICT: {verdict}")
print(f"  m_H (Gaussian, L=6)    = {m_H_central_gauss:.2f} GeV")
print(f"  m_H (sharp, L=6)       = {m_H_central_sharp:.2f} GeV")
print(f"  m_H (Gaussian, L->inf) ~ {m_H_inf_gauss:.2f} GeV")
print(f"  m_H (no threshold)     = {m_H_bare:.2f} GeV")
print(f"  m_H (Kerner route)     = {m_H_kerner:.2f} GeV")
print(f"  Observed               = {m_H_obs} GeV")
print(f"  Deviation (Gauss)      = {(m_H_central_gauss - m_H_obs):.2f} GeV ({(m_H_central_gauss/m_H_obs - 1)*100:.1f}%)")
print(f"  BCS needed for exact   = {dBCS_target_gauss:.4f}")
print(f"  Total uncertainty      = +/- {sigma_total:.1f} GeV")
print(f"  PASS band: [{PASS_LO}, {PASS_HI}] GeV")
print(f"  FAIL band: [{FAIL_LO}, {FAIL_HI}] GeV")
print("=" * 76)
